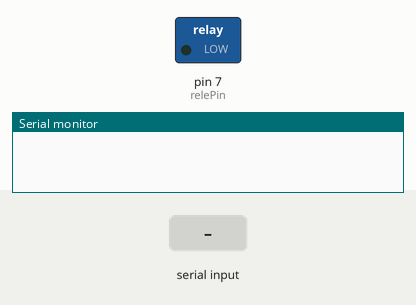
This sketch was run on a simulated Arduino Uno, built with avr-gcc and run on an emulated ATmega328P. Parts: switched loads named in the sketch (green lamp = pin HIGH), the last lines printed to the serial monitor. Inputs (shaded band) come from the test bench.

Above: at 1.2 s.
1.3 s: "M" received over Serial
At 1.9 s:
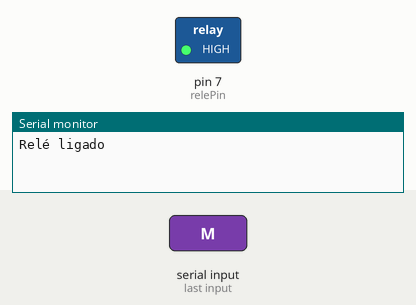
2.8 s: "N" received over Serial
At 4.2 s:
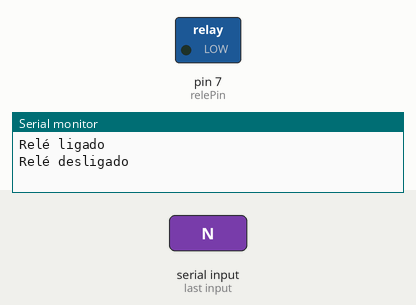
Timing chart, 0 to 5.8 s (numbered marks = the images above; inputs shaded):
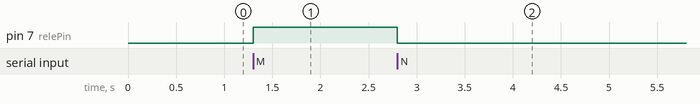

Measured:
- after the input at 1.3 s, pin 7 (relePin): LOW → HIGH at once
- after the input at 2.8 s, pin 7 (relePin): HIGH → LOW at once

The sketch:

plataforma.ino
```cpp
const int relePin = 7; // Pino digital conectado ao módulo relé

void setup() {
  pinMode(relePin, OUTPUT); // Define o pino do relé como saída
  Serial.begin(9600); // Inicia a comunicação serial
  digitalWrite(relePin, LOW); // Inicialmente, desliga o relé
}

void loop() {
  if (Serial.available() > 0) {
    char comando = Serial.read(); // Lê o comando recebido via serial

    if (comando == 'M') {
      digitalWrite(relePin, HIGH); // Liga o relé
      Serial.println("Relé ligado");
    } else if (comando == 'N') {
      digitalWrite(relePin, LOW); // Desliga o relé
      Serial.println("Relé desligado");
    }
  }
}
```
